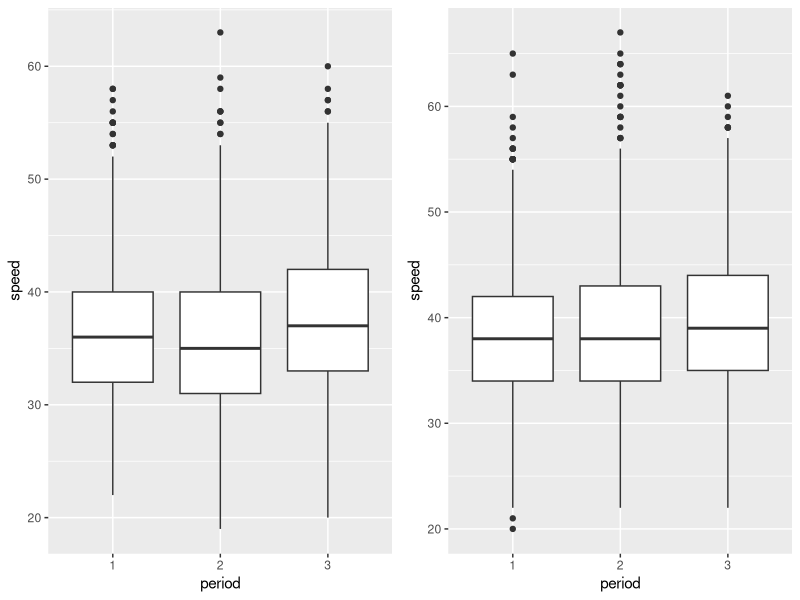
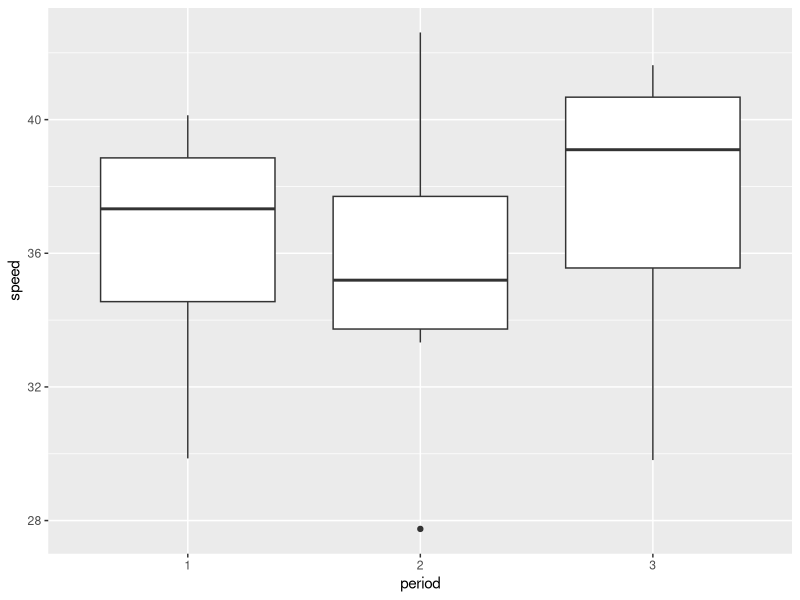
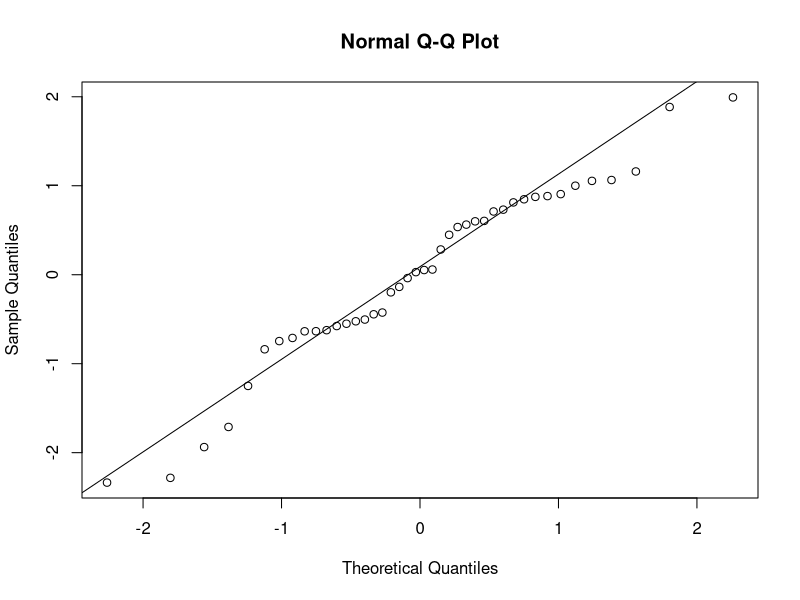
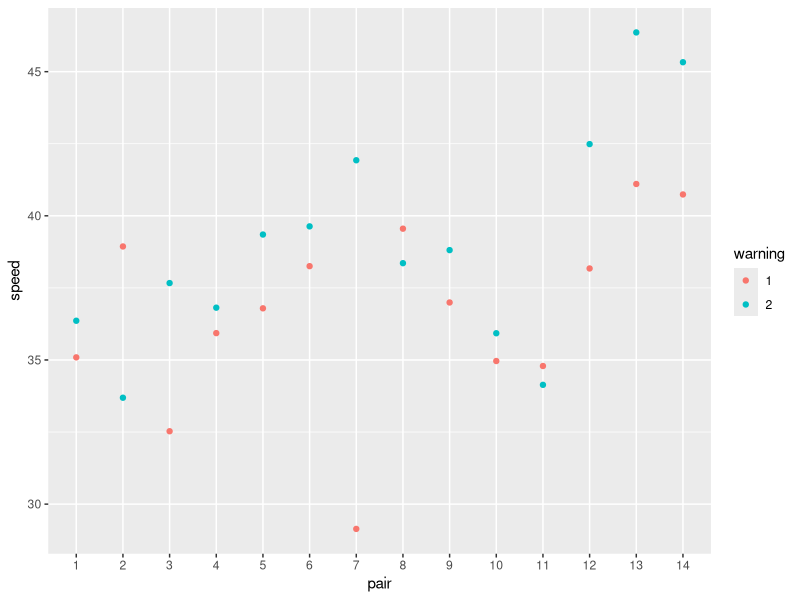

These charts were generated, in order, by the following R code:
### Stats with R Exercise sheet 7

##########################
#Week 8: ANOVA
##########################

## This exercise sheet contains the exercises that you will need to complete and 
## submit by 23:55 on Monday, December 16. Write the code below the questions. 
## If you need to provide a written answer, comment this out using a hashtag (#). 
## Submit your homework via moodle.
## You are required to work together in groups of three students, but everybody 
## needs to submit the group version of the homework via moodle individually.
## You need to provide a serious attempt to each exercise in order to have
## the assignment graded as complete. 

## Please write below your (and your teammates) name, matriculation number. 
## Name: Noon Pokaratsiri Goldstein, Pauline Sander, Axel Allen
## Matriculation number: 2581469, 2581310, 2579024

## Change the name of the file by adding your matriculation numbers
## (exercise0N_firstID_secondID_thirdID.R)

###########################################################################################



#######################
### Exercise 1: Preparation
#######################

library(boot)
library(ggplot2)
library(reshape2)
library(dplyr)

# This time we will be working with the "amis" data frame (package 'boot') that has 
# 8437 rows and 4 columns.

# In a study into the effect that warning signs have on speeding patterns, 
# Cambridgeshire County Council considered 14 pairs of locations. The locations were 
# paired to account for factors such as traffic, volume and type of road. One site in 
# each pair had a sign erected warning of the dangers of speeding and asking drivers 
# to slow down. No action was taken at the second site. Three sets of measurements 
# were taken at each site. 
# Each set of measurements was nominally of the speeds of 100 cars but not all sites 
# have exactly 100 measurements. These speed measurements were taken before the 
# erection of the sign, shortly after the erection of the sign, and again after 
# the sign had been in place for some time.

# a) For the further reference please use ?amis. 
# It may take some time to understand the dataset. 
?amis

# b) Load the dataset, store it into a variable called "data", and briefly inspect it. 
# Feel free to make some plots and calculate some statistics in order to understand 
# the data.
data <- amis
glimpse(data)
head(data)
# c) All our columns have numeric type. Convert the categorial columns to factors.
cols <- c("period", "warning", "pair")
data[cols] <- lapply(data[cols], factor)
glimpse(data)

# d) Plot boxplots for the distribution of `speed` for each of the `period` values 
# (before, immediately after and after some time). Build 2 plots (each containing 3 
# boxplots) side by side depending on the `warning` variable.
# (For all plots here and below please use ggplot)
library(gridExtra)
data_w1 <- filter(data, warning==1)
data_w2 <- filter(data, warning==2)
ggp1 <- ggplot(data_w1, aes(period, speed)) + geom_boxplot() # + facet_wrap(~period)
ggp2 <- ggplot(data_w2, aes(period, speed)) + geom_boxplot() # + facet_wrap(~period)
grid.arrange(ggp1, ggp2, ncol = 2)  

# e) What can you conclude looking at the plots? What can you say about people's 
# behaviour in different periods: before, immediately after and after some time?

# From the first boxplot it seems that the average speed is slightly lower right after the sign has been put
# up, but there are just as many individuals who drive excessively faster (outliers). 
# After some time, it seems the average speed is back to being as high if not higher than when there was no sign, 
# as shown in the first boxplot. In comparison to the site where a warning sign was erected, the average speed doesn't seem to vary
# that much when no sign is erected at all, although it seems that there are more instances of people 
# going excessively faster.

# f) What are your ideas about why the data with warning==2 (sites where no sign was 
# erected) was collected?

# This is so that we have a control group for the speeds at similar locations.

#######################
### Exercise 2: 1-way ANOVA
#######################

# a) First let's create a new data frame which will be used for all exercise 2.
# For the 1-way ANOVA we will be working with a subset of `amis` using only the 
# data for sites where warning signs were erected, which corresponds to warning==1. 
# Therefore first subset your data to filter out warning==2 and then apply cast() 
# to average "speed" over each "pair" and "period". 
# Assign this new data frame to the variable casted_data.
data_w1 <- filter(data, warning==1)
mdata <- melt(data_w1, id.vars = c("pair", "period"),
                 measure.vars = c("speed"))
casted_data <- dcast(mdata, pair + period ~ variable, mean, na.rm = T)

# b) Build boxplots of the average speed depending on "period".
ggplot(casted_data, aes(period, speed, group_by(period))) + geom_boxplot() # + facet_wrap(~period)

# c) Looking at the boxplots, is there a difference between the periods?

# The mean speed is much lower in period 2 than in 1 and 3. There also seems to be quite a difference
# between the mean speed in period 1 and 3. In period 2, there are more extreme speeds that are above the average 
# speed while in period 1 and 3, there are more speed variabilities that lower than the average speed.
 
# Now, let's check the ANOVA assumptions and whether they are violated or not 
# and why.

# d) Independence assumption
# (Figure out the best way to check this assumption and give a detailed justified 
# answer to whether it is violated or not.)

# There is no way to test for the independence assumption, but from the fact that the samples were
# collected at different places and with some time between the different measurements and with
# different cars, it can be concluded that the independence assumption probably is satisfied by 
# the experiment setup.

# e) Normality of residuals
# (Figure out the best way to check this assumption and give a detailed justified 
# answer to whether it is violated or not.)

data_lm = lm(speed ~ period, casted_data)
data_stdres <- rstandard(data_lm)
shapiro.test(data_stdres)

# Based on the Shapiro - Wilk test p-value of 0.1662, which is higher than alpha of 0.05, we can conclude
# that the residuals follow a normal distribution. Our QQ plot also confirms this as the points do somewhat
# follow a straight line.

qqnorm(data_stdres)
qqline(data_stdres)
summary(data_lm)

# f) Homogeneity of variance of residuals
# (Figure out the best way to check this assumption and give a detailed justified 
# answer to whether it is violated or not.)

library(car)
leveneTest(speed ~ period, data=casted_data)

# Since p>0.05, the null hypothesis shouldn't be rejected. Hence, it should be assumed that the 
# homogeneity assumption holds.

# g) Now we are ready to perform 1-way ANOVA: please use the function aov() on the 
# speed depending on the period, report p-value and interpret the result in details.

aov_data <- aov(speed ~ period, data=casted_data)
summary(aov_data)
# The p-value from 1-way ANOVA of 0.382 suggests that we cannot reject the null hypothesis.
# Thus, we conclude that the variability in speed is not dependent on the period of time the sign has been
# put up on the road.

# h) Please do pairwise t-tests of the same variables as in g) using pairwise.t.test().

pairwise.t.test(casted_data$speed, casted_data$period)

# i) Report the pairwise p-values and interpret the result in detail.

# The p-values for the difference in speeds between period 1 & 2 and between period 1 & 3 are both 0.81. 
# The p-value for the difference in speeds between period 2 & 3 is 0.51.
# All the 3 p-values are greater than the 0.05 significant level, which suggests that any differences in speeds
# we may have observed in our data between the periods are simply due to chance. i.e. there's really no difference
# in speeds.

# j) Try to use no adjustment for pairwise testing and then the Bonferroni correction.
# Does the result change?

pairwise.t.test(casted_data$speed, casted_data$period, p.adjust.method = "bonferroni")

# With the adjustment, the p-values for the differences in speeds between period 1&2 and between period 1&3
# are now 1.00, which doesn't change our conclusion regarding accepting the null hypothesis.

#######################
### Exercise 3: 2-way ANOVA
#######################
# a) Now we want to analyze the influence of 2 categorial variables 
# (period and warning) on the speed.
# So let's turn back to our initial dataset amis (not its subset with warning==1).
# First, we need to average the speed over each `pair`, `warning` and `period
# Cast your data again and assign the resuts to casted_data2.

mdata <- melt(data, id.vars = c("pair", "warning", "period"),
              measure.vars = c("speed"))
casted_data2 <- dcast(mdata, pair + warning + period ~ variable, mean, na.rm = T)

# b) Calculate the mean for each of the 6 possible pairs of `period` and `warning`.

means <- with(casted_data2, aggregate(speed, by=list(pair = pair, warning=warning), FUN=mean, na.rm=TRUE))
colnames(means)[3] <- "speed"

# c) Do you think there is a significant difference between some of the groups?

ggplot(means, aes(pair, speed, color=warning)) + geom_point()
#There is a very significant difference in group 7

# d) Now apply the 2-way ANOVA: please use the function aov() on the speed depending 
# on the period and warning.

aov(speed ~ period*warning, data=casted_data2)
summary(aov(speed ~ period*warning, data=casted_data2))
# Report the p-value and interpret the result in detail.

# The only p-value that's less than alpha = 0.05 is the p-value from the F-ratio from speed ~ warning, which is
# 0.00488. This suggests that the variability in speed can be explained by having a warning sign.

# Since the p-value for the period factor is > 0.05 (0.335), we can conclue that the variability in speed is
# not dependent on the period of time the sign has been put up.

# The p-value of 0.69975 between 'period' and 'warning' suggests that there's no interactional effects between
# the two independent factors.

# e) What do you conclude about the behaviour of drivers based on the 2-way ANOVA?

# Based on the 2-way ANOVA, we can conclude that the presence of a warning sign has a statistically significant
# effect on drivers' speed. Based on the speed grouped by warning plot, we may conclude more specifically that
# drivers are likely to drive faster when there's no warning sign.
